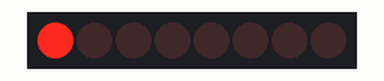
Bench run of a sketch on a simulated Arduino Uno, built with avr-gcc and run on an emulated ATmega328P. On the bench: 8 shift-register outputs drawn as a row of LEDs (first output left, lit = HIGH). Wiring (inferred from the names in the program): shift register (74HC595): data pin 8; shift clock pin 10; latch pin 9. Wiring (inferred from the signals the program sends): row of LEDs: on Q0, Q1, Q2, Q3, Q4, Q5, Q6, Q7.

Above: at 0.02 s.
At 0.37 s:
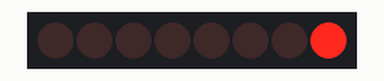
At 0.72 s:
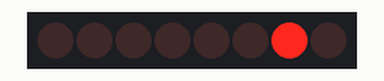
At 1.47 s:
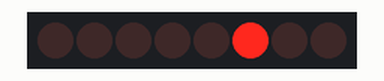
At 2.18 s:
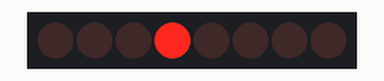
At 2.93 s:
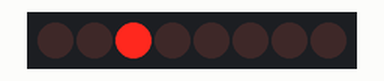
Timing chart, 0 to 3.2 s (numbered marks = the images above):
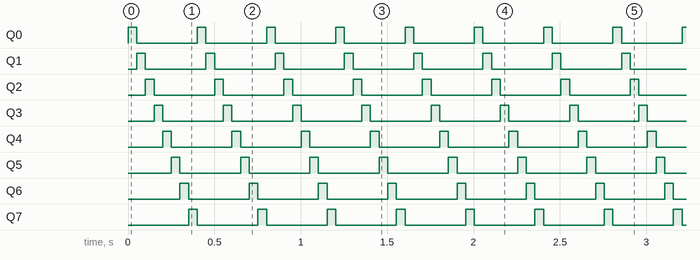

The sketch:

3_dinamich_ind.ino
```cpp
/*
Макрос
Так же можно использовать довольно интересную функцию bitWrite(x, n, b) - где x - переменная, у
которой нужно изменить бит, n - номер бита, состояние которого необходимо изменить(начинается с
крайнего правого), b - новое значение бита(0 или 1).
Реализация бегущего огня с помощью bitWrite().
*/

int dataPin = 8;
int clockPin = 10;
int latchPin = 9;


void setup() {
 pinMode(latchPin, OUTPUT);
 pinMode(clockPin, OUTPUT);
 pinMode(dataPin, OUTPUT);
}

void loop() {
  byte byteToSend = 0; //Создаем пустой байт 0b00000000
  for (int bitPos = 0; bitPos < 8; bitPos++) { // В переменной хранится позиция изменяемого бита
  byteToSend = 0; // Обнуляем байт при каждом проходе
  bitWrite(byteToSend, bitPos, HIGH); // При bitPos=0 получим 0b00000001,
                                      //при bitPos=1 - 0b00000010, при bitPos=2 - 0b00000100 и т.д.
  digitalWrite(latchPin, LOW);
  shiftOut(dataPin, clockPin, MSBFIRST, byteToSend); // Инвертируем сигнал при помощи MSBFIRST, грузим с первого бит
  digitalWrite(latchPin, HIGH);
  delay(50);
  }
}
```

Measured:
- by itself, Q0–7: alternates HIGH for 0.05 s and LOW for 0.35 s
- by itself, everything shown: repeats every 0.40 s, in 8 steps
